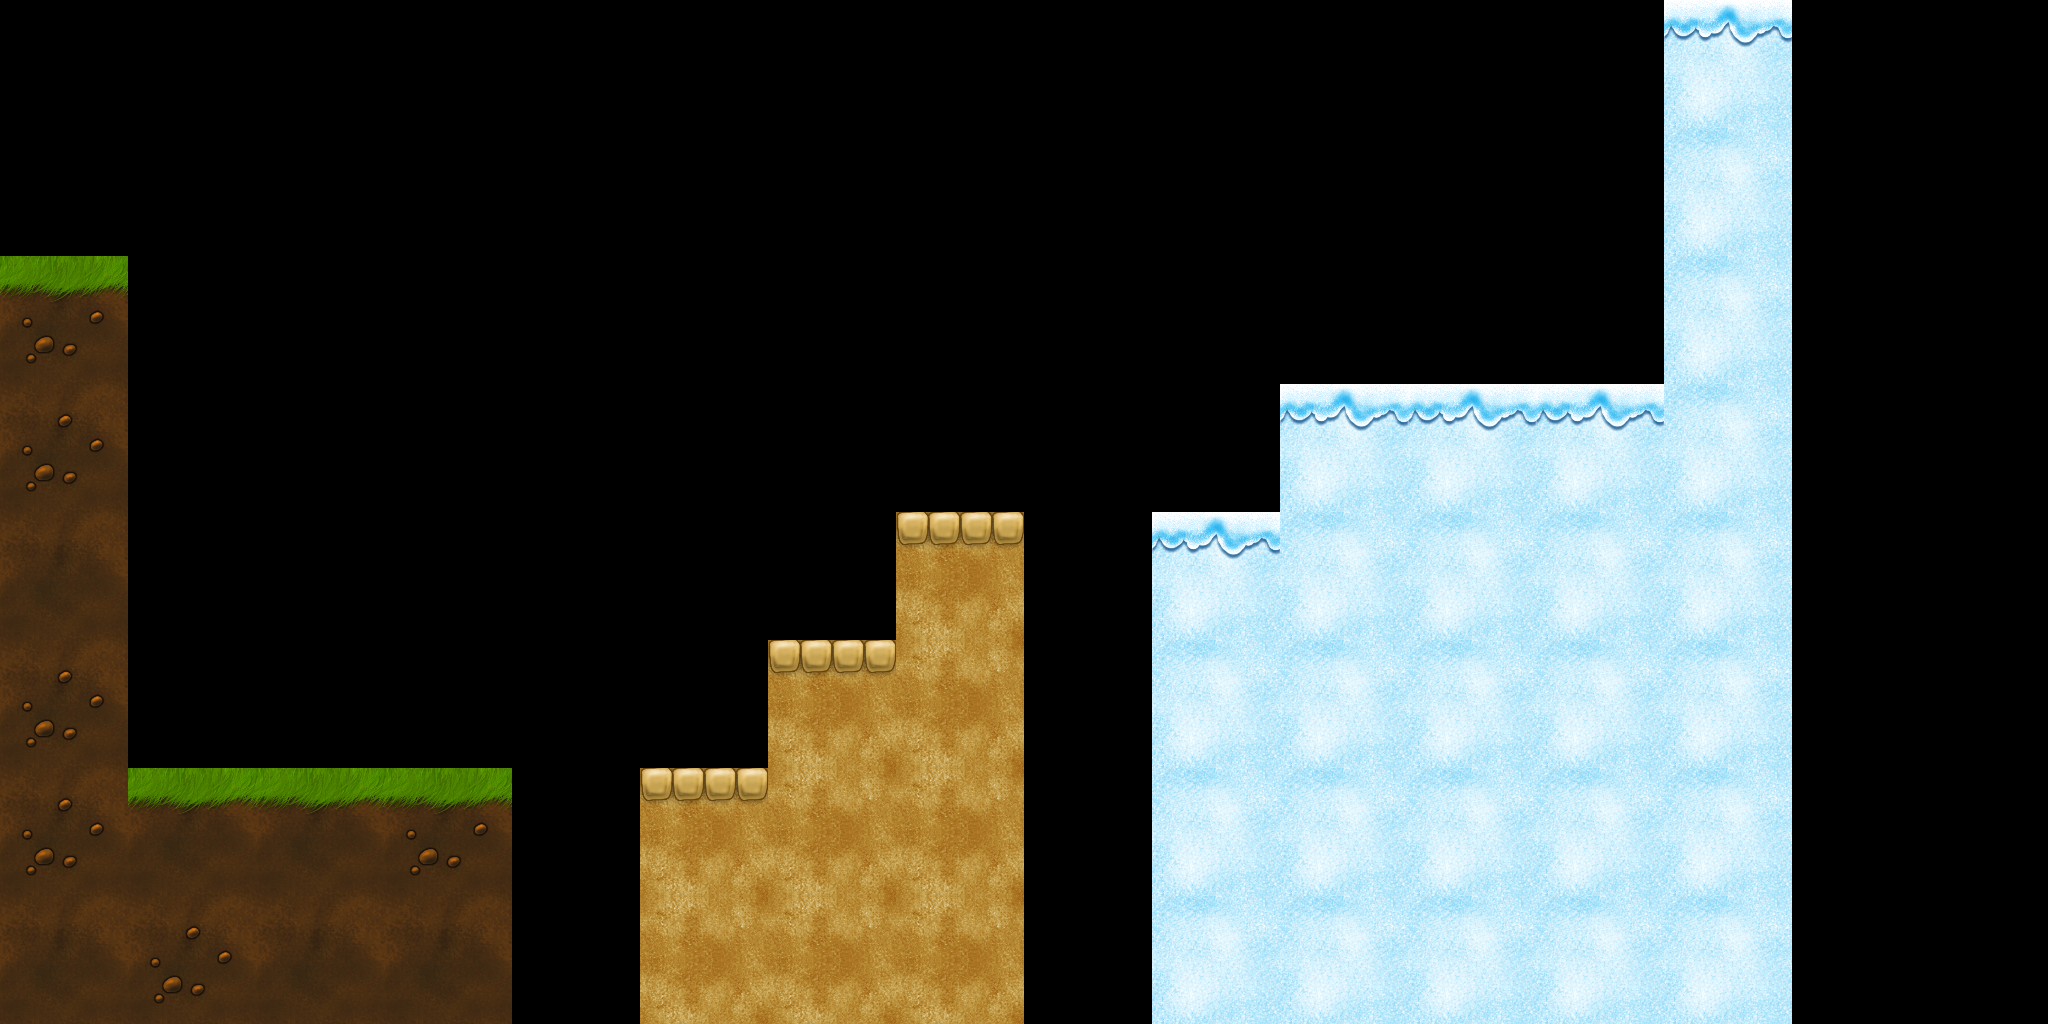

A 2D game scene composited from a Tiled map and its tileset images. What follows is a short description and the map's XML, with every tile layer's data as written:
An orthogonal 16x8 tile map with 128x128 px tiles, 1 tile layer (Tile Layer 1).

<map version="1.0" orientation="orthogonal" width="16" height="8" tilewidth="128" tileheight="128">
 <tileset firstgid="1" name="Tiles" tilewidth="128" tileheight="128">
  <image source="tileset.png" width="1024" height="128" />
 </tileset>
 <layer name="Tile Layer 1" width="16" height="8">
  <data>
   <tile gid="0" />
   <tile gid="0" />
   <tile gid="0" />
   <tile gid="0" />
   <tile gid="0" />
   <tile gid="0" />
   <tile gid="0" />
   <tile gid="0" />
   <tile gid="0" />
   <tile gid="0" />
   <tile gid="0" />
   <tile gid="0" />
   <tile gid="0" />
   <tile gid="3" />
   <tile gid="0" />
   <tile gid="0" />
   <tile gid="0" />
   <tile gid="0" />
   <tile gid="0" />
   <tile gid="0" />
   <tile gid="0" />
   <tile gid="0" />
   <tile gid="0" />
   <tile gid="0" />
   <tile gid="0" />
   <tile gid="0" />
   <tile gid="0" />
   <tile gid="0" />
   <tile gid="0" />
   <tile gid="4" />
   <tile gid="0" />
   <tile gid="0" />
   <tile gid="2" />
   <tile gid="0" />
   <tile gid="0" />
   <tile gid="0" />
   <tile gid="0" />
   <tile gid="0" />
   <tile gid="0" />
   <tile gid="0" />
   <tile gid="0" />
   <tile gid="0" />
   <tile gid="0" />
   <tile gid="0" />
   <tile gid="0" />
   <tile gid="4" />
   <tile gid="0" />
   <tile gid="0" />
   <tile gid="6" />
   <tile gid="0" />
   <tile gid="0" />
   <tile gid="0" />
   <tile gid="0" />
   <tile gid="0" />
   <tile gid="0" />
   <tile gid="0" />
   <tile gid="0" />
   <tile gid="0" />
   <tile gid="3" />
   <tile gid="3" />
   <tile gid="3" />
   <tile gid="4" />
   <tile gid="0" />
   <tile gid="0" />
   <tile gid="5" />
   <tile gid="0" />
   <tile gid="0" />
   <tile gid="0" />
   <tile gid="0" />
   <tile gid="0" />
   <tile gid="0" />
   <tile gid="7" />
   <tile gid="0" />
   <tile gid="3" />
   <tile gid="4" />
   <tile gid="4" />
   <tile gid="4" />
   <tile gid="4" />
   <tile gid="0" />
   <tile gid="0" />
   <tile gid="6" />
   <tile gid="0" />
   <tile gid="0" />
   <tile gid="0" />
   <tile gid="0" />
   <tile gid="0" />
   <tile gid="7" />
   <tile gid="8" />
   <tile gid="0" />
   <tile gid="4" />
   <tile gid="4" />
   <tile gid="4" />
   <tile gid="4" />
   <tile gid="4" />
   <tile gid="0" />
   <tile gid="0" />
   <tile gid="6" />
   <tile gid="1" />
   <tile gid="1" />
   <tile gid="2" />
   <tile gid="0" />
   <tile gid="7" />
   <tile gid="8" />
   <tile gid="8" />
   <tile gid="0" />
   <tile gid="4" />
   <tile gid="4" />
   <tile gid="4" />
   <tile gid="4" />
   <tile gid="4" />
   <tile gid="0" />
   <tile gid="0" />
   <tile gid="5" />
   <tile gid="6" />
   <tile gid="5" />
   <tile gid="5" />
   <tile gid="0" />
   <tile gid="8" />
   <tile gid="8" />
   <tile gid="8" />
   <tile gid="0" />
   <tile gid="4" />
   <tile gid="4" />
   <tile gid="4" />
   <tile gid="4" />
   <tile gid="4" />
   <tile gid="0" />
   <tile gid="0" />
  </data>
 </layer>
</map>